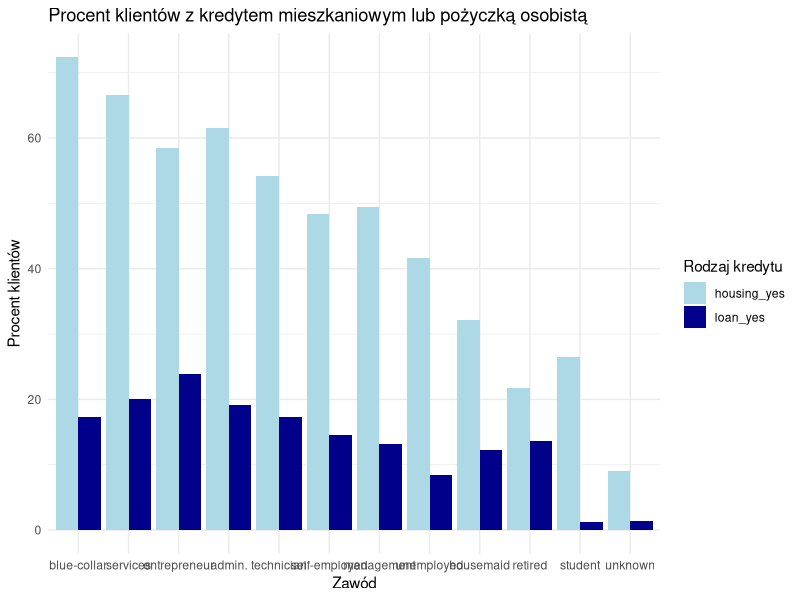
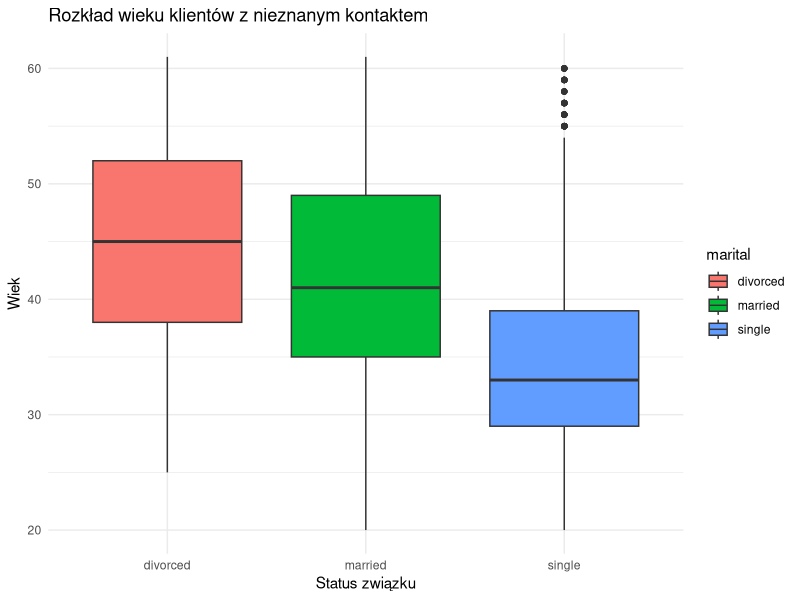
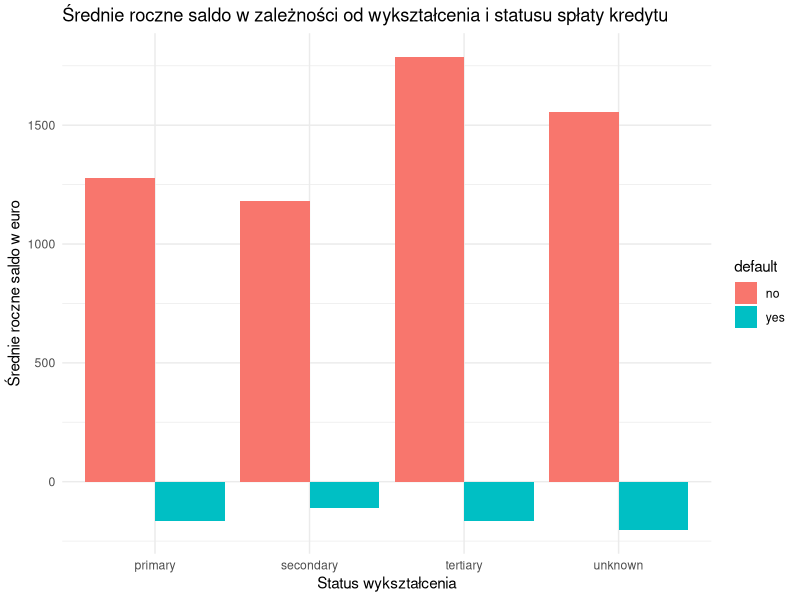
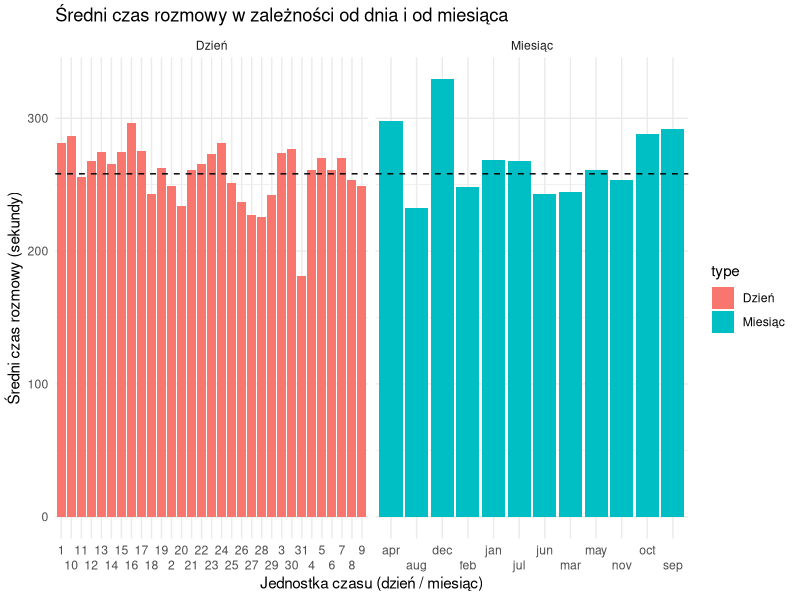
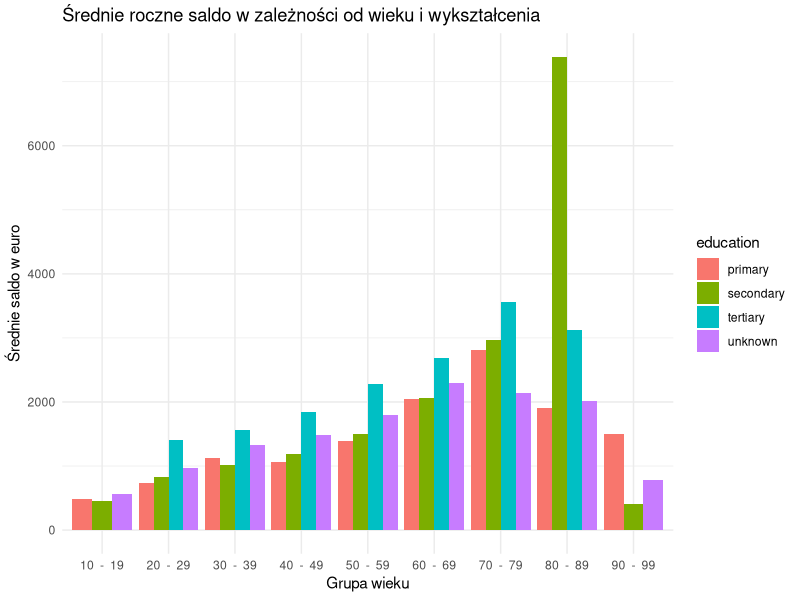
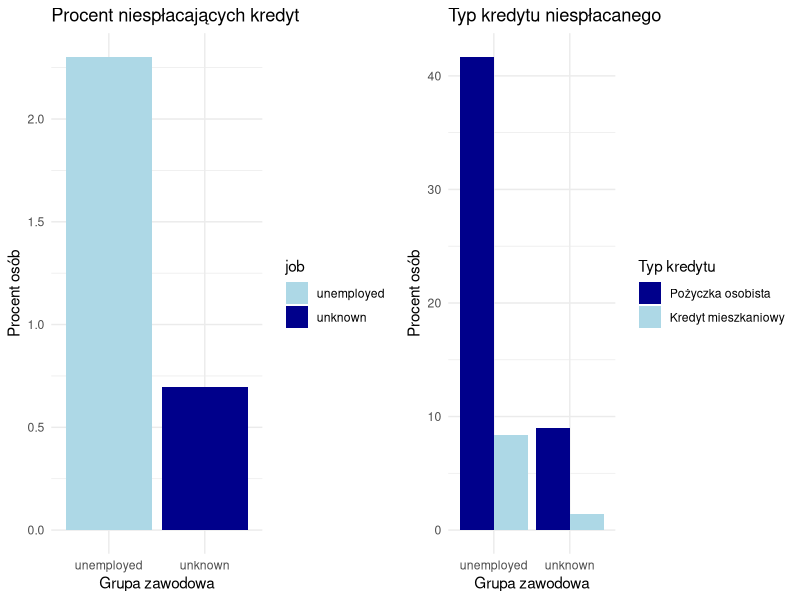

Source code (R) for these figures, in order:
## ---- chunk 1
knitr::opts_chunk$set(echo = TRUE)
library(dplyr)
library(ggplot2)
library(tidyr)
# install.packages("gridExtra")
library(gridExtra)

### Wczytanie danych
df <- read.csv("dane.csv")

## ---- chunk 2

job_comparison <- df %>% 
  group_by(job) %>% 
  summarise(
    housing_yes = mean(housing == "yes") * 100,
    loan_yes = mean(loan == "yes") * 100
  ) %>% 
  pivot_longer(cols = c(housing_yes, loan_yes),
               names_to = "credit_type",
               values_to = "percentage")
  
ggplot(job_comparison, aes(x = reorder(job, desc(percentage)), y = percentage, fill = credit_type)) +
  geom_bar(stat = "identity", position = "dodge") +
  labs(title = "Procent klientów z kredytem mieszkaniowym lub pożyczką osobistą",
       x = "Zawód",
       y = "Procent klientów",
       fill = "Rodzaj kredytu") + 
  scale_fill_manual(values = c("housing_yes" = "lightblue", "loan_yes" = "darkblue")) + 
  theme_minimal()

## ---- chunk 3

unknown_contact <- df %>% 
  filter(contact == "unknown")

ggplot(unknown_contact, aes(x = marital, y = age, fill = marital)) +
  geom_boxplot(alpha = 1) +
  labs(title = "Rozkład wieku klientów z nieznanym kontaktem",
       x = "Status związku",
       y = "Wiek") +
  theme_minimal()
## ---- chunk 4

balance_summary <- df %>% 
  group_by(education, default) %>% 
  summarise(average_balance = mean(balance, na.rm = TRUE)) %>% ungroup()

ggplot(balance_summary, aes(x = education, y = average_balance, fill = default)) +
  geom_col(position = "dodge") +
  labs(title = "Średnie roczne saldo w zależności od wykształcenia i statusu spłaty kredytu",
       x = "Status wykształcenia",
       y = "Średnie roczne saldo w euro") +
  theme_minimal()

## ---- chunk 5

total_avg_duration <- mean(df$duration, na.rm = TRUE)

daily_duration <- df %>% 
  group_by(day) %>% 
  summarise(avg_duration = mean(duration, na.rm = TRUE)) %>% mutate(type = "Dzień", day = as.character(day)) %>% 
  rename(unit = day)

monthly_duration <- df %>% 
  group_by(month) %>% 
  summarise(avg_duration = mean(duration, na.rm = TRUE)) %>% mutate(type = "Miesiąc", month = as.character(month)) %>% 
  rename(unit = month)

average_duration <- bind_rows(daily_duration, monthly_duration)

ggplot(average_duration, aes(x = unit, y = avg_duration, fill = type)) +
  geom_col() +
  geom_hline(yintercept = total_avg_duration, linetype = "dashed") +
  facet_wrap(~type, scales = "free_x") +
  labs(
    title = "Średni czas rozmowy w zależności od dnia i od miesiąca", 
    x = "Jednostka czasu (dzień / miesiąc)",
    y = "Średni czas rozmowy (sekundy)"
  ) + 
  scale_x_discrete(guide = guide_axis(n.dodge = 2)) +
  theme_minimal()

## ---- chunk 6

age_summary <- df %>% 
  mutate(age_group = cut(age, breaks = seq(0,100, by = 10), labels = paste(seq(0,90, by = 10), " - ", seq(9,99, by = 10)), right = FALSE)) %>% 
  group_by(age_group, education) %>% 
  summarise(average_balance = mean(balance, na.rm = TRUE))

ggplot(age_summary, aes(x = age_group, y = average_balance, fill = education)) + 
  geom_bar(stat = "identity", position = "dodge") +
  labs(
    title = "Średnie roczne saldo w zależności od wieku i wykształcenia",
    x = "Grupa wieku",
    y = "Średnie saldo w euro") +
  theme_minimal()

## ---- chunk 7

default_summary <- df %>% 
  filter(job %in% c("unemployed", "unknown")) %>% 
  group_by(job) %>% 
  summarise(default_yes = mean(default == "yes", na.rm = TRUE) * 100)

credit_type <- df %>% 
  filter(job %in% c("unemployed", "unknown")) %>% 
  group_by(job) %>% 
  summarise(loan_yes = mean(loan == "yes", na.rm = TRUE) * 100,
            housing_yes = mean(housing == "yes", na.rm = TRUE) * 100) %>% 
  pivot_longer(cols = c(housing_yes, loan_yes),
               names_to = "credit_type",
               values_to = "percentage") %>%
  ungroup()

p1 <- ggplot(default_summary, aes(x = job, y = default_yes, fill = job)) + 
  geom_bar(stat = "identity", position = "dodge") +
  labs(title = "Procent niespłacających kredyt", 
       x = "Grupa zawodowa", 
       y = "Procent osób") +
  scale_fill_manual(values = c("unemployed" = "lightblue", "unknown" = "darkblue")) +
  theme_minimal()

p2 <- ggplot(credit_type, aes(x = job, y = percentage, fill = credit_type)) + 
  geom_bar(stat = "identity", position = "dodge") +
  labs(title = "Typ kredytu niespłacanego",
       x = "Grupa zawodowa",
       y = "Procent osób",
       fill = "Typ kredytu") +
  scale_fill_manual(values = c("loan_yes" = "lightblue", "housing_yes" = "darkblue"),
                    labels = c("Pożyczka osobista",
                               "Kredyt mieszkaniowy")) +
  theme_minimal()

grid.arrange(p1, p2, ncol = 2)
